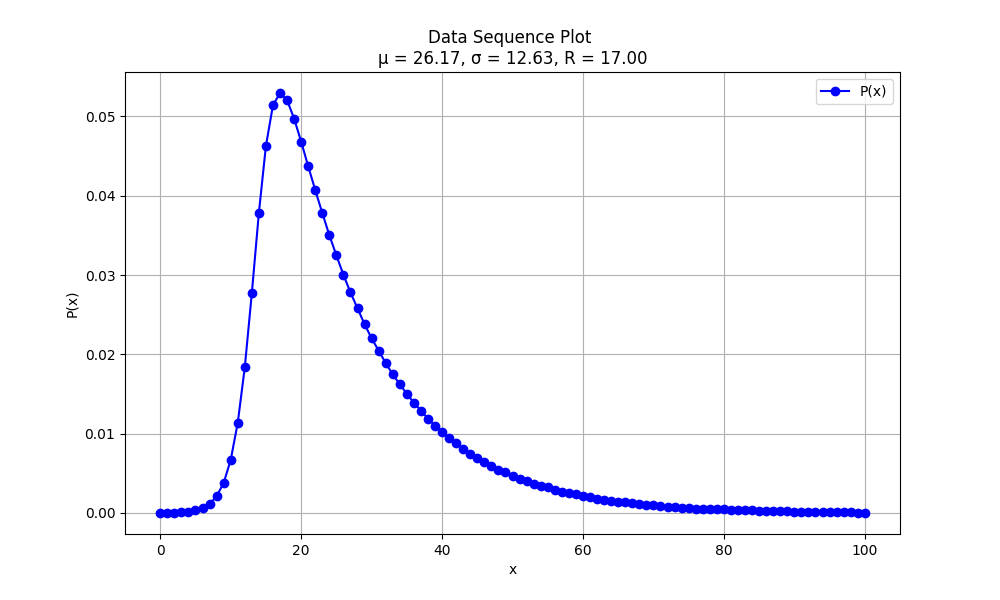

The script that saved this image:
import pandas as pd
import numpy as np
import matplotlib.pyplot as plt

# Read the data from the CSV file
df = pd.read_csv('inputdata.csv', delim_whitespace=True, header=None, names=['x', 'N'])

# Calculate the PDF P(x) from N(x)
total_count = df['N'].sum()
df['P'] = df['N'] / total_count

# Calculate the mean value (μ) and standard deviation (σ)
mean_value = (df['x'] * df['P']).sum()
std_dev = np.sqrt(((df['x'] - mean_value)**2 * df['P']).sum())

# Calculate the 25th percentile (P value)
cdf = df['P'].cumsum()
P_25 = df.loc[cdf >= 0.25, 'x'].iloc[0]


R = P_25

# Plotting the PDF
plt.figure(figsize=(10, 6))
plt.plot(df['x'], df['P'], marker='o', linestyle='-', color='b', label='P(x)')
plt.title(f'Data Sequence Plot \nμ = {mean_value:.2f}, σ = {std_dev:.2f}, R = {R:.2f}')
plt.xlabel('x')
plt.ylabel('P(x)')
plt.grid(True)
plt.legend()
plt.savefig(f'{22103577}.png')
plt.show()

# Print the values of μ, σ, and R
print(f"Mean value (μ): {mean_value}")
print(f"Standard Deviation (σ): {std_dev}")
print(f"R value: {R}")
print(f"Student ID: 22103577")
